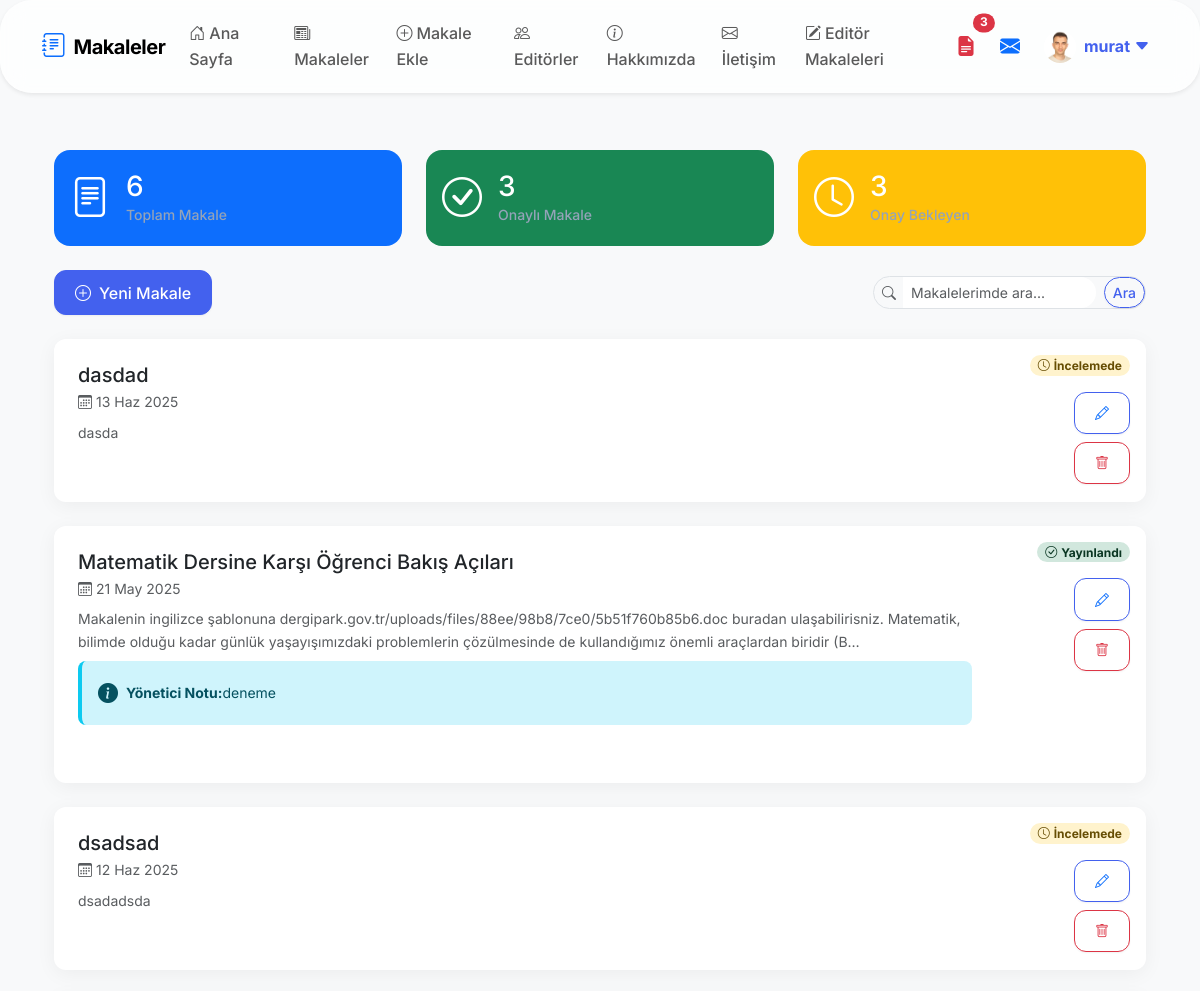
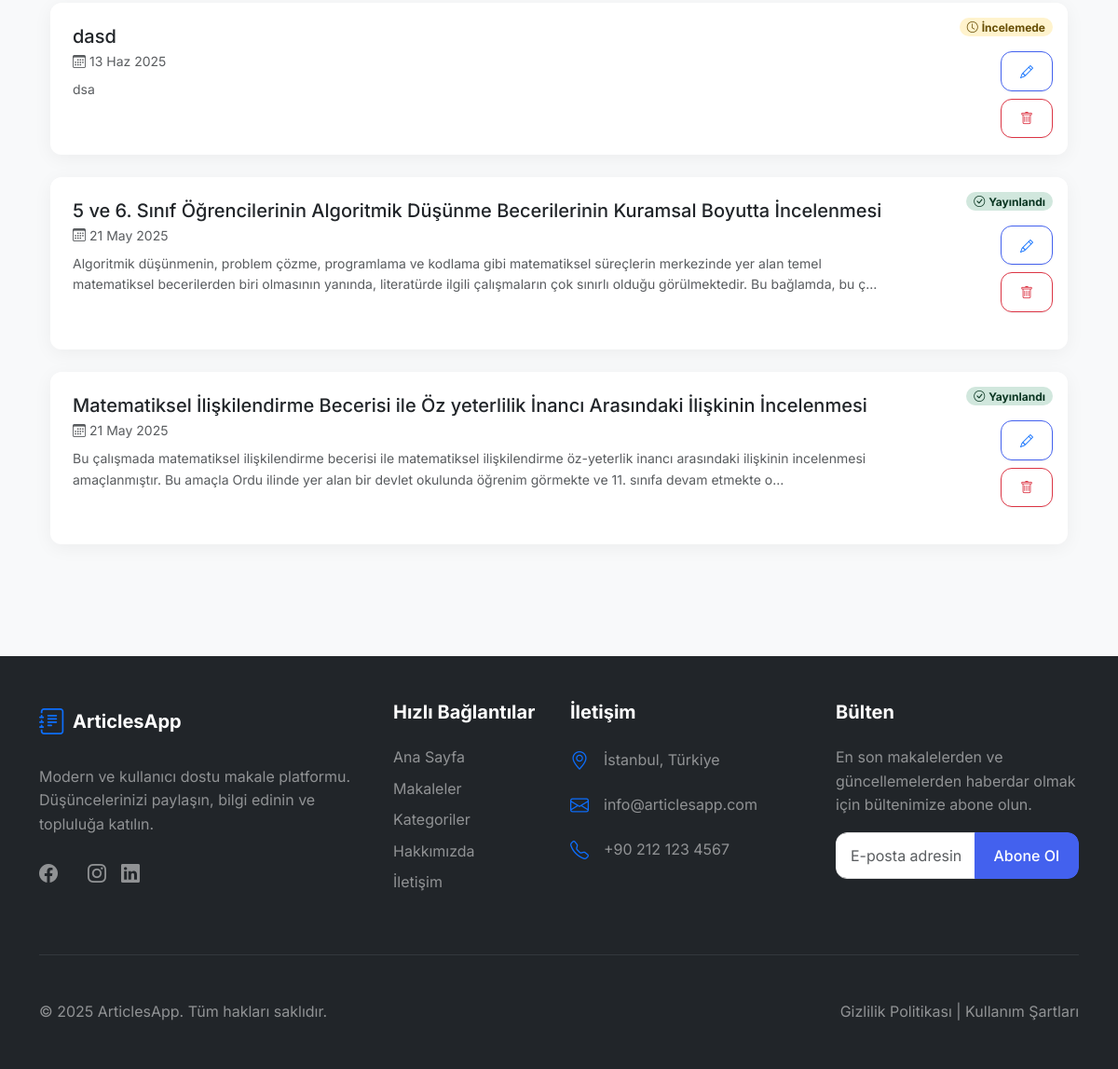
Before: /account/my-articles/ (signed in) with the older database file (2 pictures, top to bottom).
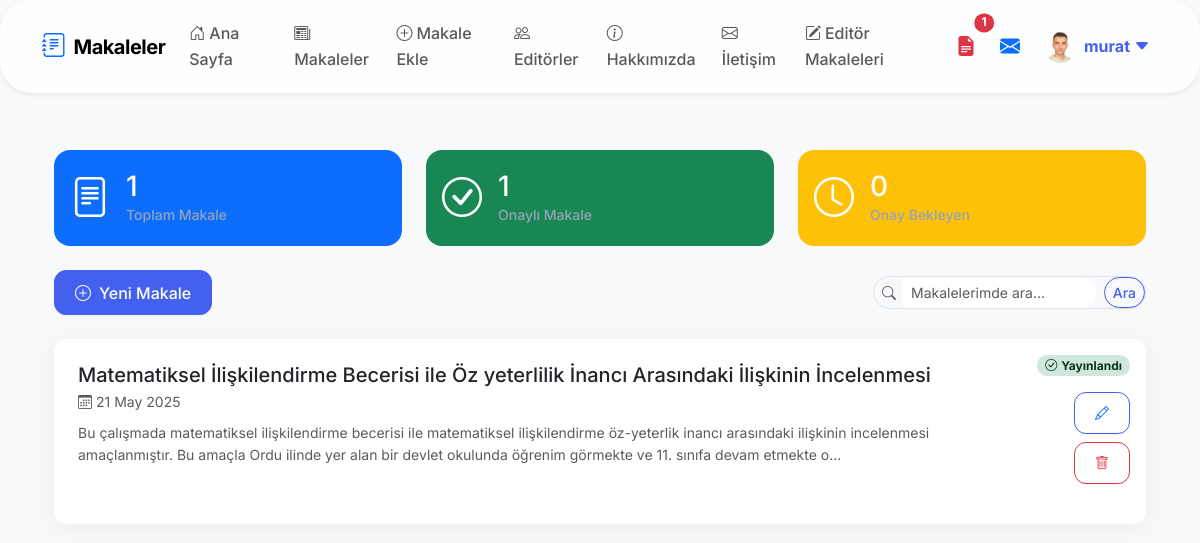
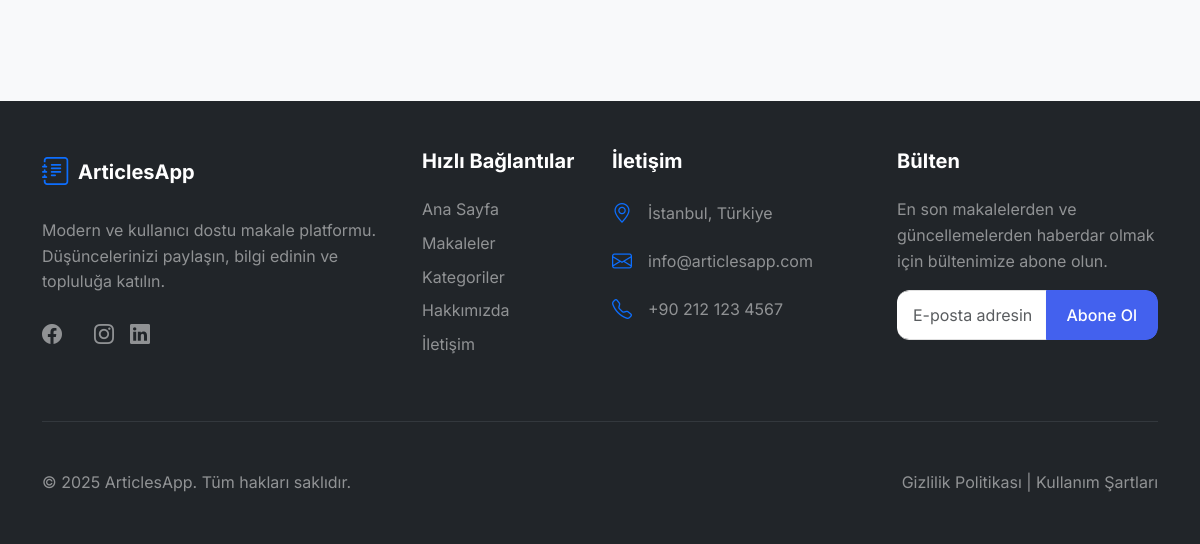
After: the same page with the newer database file (2 pictures, top to bottom).
### articles/models.py (models this page shows, shortened)
class Article(models.Model):
    title = models.CharField(max_length=200)
    description = models.TextField()
    image = models.ImageField(upload_to='articles', blank=True, null=True)
    file = models.FileField(
        upload_to=article_file_upload_to,
        blank=True,
        null=True,
        validators=[validate_pdf]
    )
    date = models.DateField(auto_now=True)
    isHome = models.BooleanField(default=False)
    slug = models.SlugField(null=False, blank=True, unique=True)
    categories = models.ManyToManyField("Category")
    author = models.ForeignKey(User, on_delete=models.CASCADE, null=True, blank=True)
    admin_note = models.TextField(blank=True, null=True)
    created_at = models.DateTimeField(auto_now_add=True)
    updated_at = models.DateTimeField(auto_now=True)
    is_admin_note_read_by_author = models.BooleanField(default=True)
    keywords = models.TextField(
        help_text="Anahtar kelimeleri virgülle ayırarak girin",
        blank=True,
        null=True
    )
    class Meta:
        ordering = ['-updated_at']

### account/views.py (the view, shortened to what this page needs)
# urls.py: path('my-articles/', views.my_articles, name='my_articles'),
@login_required
def my_articles(request):
    query = request.GET.get("q", "").strip()
    articles = Article.objects.filter(author=request.user)
    for article in articles:
        if article.keywords:
            article.keyword_list = [k.strip() for k in article.keywords.split(',') if k.strip()]
        else:
            article.keyword_list = []
    total_articles = articles.count()
    approved_articles = articles.filter(isHome=True).count()
    pending_articles = articles.filter(isHome=False).count()
    context = {
        'articles': articles,
        'total_articles': total_articles,
        'approved_articles': approved_articles,
        'pending_articles': pending_articles,
        'query': query
    }
    return render(request, 'account/my-articles.html', context)

### account/context_processors.py (called while the page is built)
def user_context(request):
    context = {}
    if request.user.is_authenticated:
        if request.user.is_superuser:
            context['is_admin'] = True
            context['draft_articles_count'] = Article.objects.filter(isHome=False).count()
        if hasattr(request.user, 'author') and request.user.author.editor_article:
            context['is_editor'] = True
            context['editor_draft_articles_count'] = Article.objects.filter(isHome=False).count()
    return context

### articles/context_processors.py (called while the page is built, shortened)
def unread_admin_notes_count(request):
    if request.user.is_authenticated:
        count = Article.objects.filter(author=request.user, is_admin_note_read_by_author=False).count()
        return {'unread_admin_notes_count': count}
    return {'unread_admin_notes_count': 0}

def admin_notifications(request):
    return {
        'unread_messages_count': 0,
        'draft_articles_count': 0
    }

### account/templates/account/my-articles.html (shortened to what the changed rows need)
{% extends 'layout.html' %}
{% load static %}
{% block css_file %}
<link rel="stylesheet" href="{% static 'account/css/style.css' %}">
{% endblock %}
{% block content %}
<div class="container py-4 animate__animated animate__fadeIn">
    <div class="row mb-4">
        <div class="col-md-4">
            <div class="stat-card bg-primary text-white rounded-4 p-3 slide-up">
                <div class="d-flex align-items-center">
                    <div>
                        <h3 class="stat-number mb-0">{{ total_articles }}</h3>
                        <p class="stat-label mb-0">Toplam Makale</p>
                    </div>
                </div>
            </div>
        </div>
        <div class="col-md-4">
            <div class="stat-card bg-success text-white rounded-4 p-3 slide-up">
                <div class="d-flex align-items-center">
                    <div>
                        <h3 class="stat-number mb-0">{{ approved_articles }}</h3>
                        <p class="stat-label mb-0">Onaylı Makale</p>
                    </div>
                </div>
            </div>
        </div>
        <div class="col-md-4">
            <div class="stat-card bg-warning text-white rounded-4 p-3 slide-up">
                <div class="d-flex align-items-center">
                    <div>
                        <h3 class="stat-number mb-0">{{ pending_articles }}</h3>
                        <p class="stat-label mb-0">Onay Bekleyen</p>
                    </div>
                </div>
            </div>
        </div>
    </div>
    <div class="row">
        {% if articles %}
            {% for article in articles %}
            <div class="col-12 mb-4">
                <div class="card modern-card hover-shadow slide-up">
                    <div class="card-body p-4 pb-6 d-flex flex-column flex-md-row align-items-md-start position-relative">
                        <div class="position-absolute top-0 end-0 mt-3 me-3 d-flex flex-column align-items-end">
                            {% if article.isHome %}
                                <span class="badge bg-success-subtle text-success-emphasis px-2 py-1 rounded-pill mb-2 status-badge">
                                    <i class="bi bi-check-circle me-1"></i>Yayınlandı
                                </span>
                            {% else %}
                                <span class="badge bg-warning-subtle text-warning-emphasis px-2 py-1 rounded-pill mb-2 status-badge">
                                    <i class="bi bi-clock me-1"></i>İncelemede
                                </span>
                            {% endif %}
                            <div class="d-flex flex-row flex-md-column gap-2 mt-2">
                                <a href="{% url 'articles:article_edit' article.slug %}" class="btn btn-sm btn-outline-primary" data-bs-toggle="tooltip" data-bs-placement="top" title="Düzenle">
                                    <i class="bi bi-pencil text-primary"></i>
                                </a>
                                <a href="{% url 'articles:article_delete' article.slug %}" class="btn btn-sm btn-outline-danger" data-bs-toggle="tooltip" data-bs-placement="top" title="Sil" onclick="return confirm('Bu makaleyi silmek istediğinize emin misiniz?');">
                                    <i class="bi bi-trash"></i>
                                </a>
                            </div>
                        </div>
                        <a href="{% url 'articles:article_details' article.slug %}" class="text-decoration-none text-dark mb-3 mb-md-0 article-content-link">
                            <h5 class="card-title mb-1 d-flex align-items-center">
                                <span class="text-truncate">{{ article.title }}</span>
                            </h5>
                            <small class="text-muted d-flex align-items-center mb-2">
                                <i class="bi bi-calendar3 me-1"></i>
                                {{ article.created_at|date:"d M Y" }}
                            </small>
                            <p class="card-text text-muted small mb-2">{{ article.description|truncatechars:250 }}</p>
                            {% if article.admin_note %}
                            <div class="d-flex align-items-center bg-info-subtle text-info-emphasis rounded-3 p-3 mt-2 mb-2 small border-start border-info border-4">
                                <i class="bi bi-info-circle-fill me-2 fs-5"></i>
                                <strong>Yönetici Notu:</strong> {{ article.admin_note }}
                            </div>
                            {% endif %}
                        </a>
                    </div>
                </div>
            </div>
            {% endfor %}
        {% endif %}
    </div>
</div>
{% endblock %}

### templates/partials/_nav.html (shortened to what the changed rows need)
{% load static %}
<nav class="navbar navbar-expand-lg navbar-light bg-white shadow-sm">
  <div class="container">
    <div class="collapse navbar-collapse" id="navbarNav">
      <ul class="navbar-nav">
        {% if user.is_authenticated %}
            {% if user.is_superuser %}
                {% if unread_messages_count > 0 %}
                <li class="nav-item me-2">
                    <a href="{% url 'pages:admin_contact' %}" class="nav-link position-relative">
                        <i class="bi bi-envelope-exclamation-fill fs-5 text-danger"></i>
                        <span class="position-absolute top-0 start-100 translate-middle badge rounded-pill bg-danger" style="z-index: 1; font-size: 0.75em; padding: .3em .6em; min-width: 1.5em; min-height: 1.5em; display: flex; align-items: center; justify-content: center;">
                            {{ unread_messages_count }}
                            <span class="visually-hidden">unread messages</span>
                        </span>
                    </a>
                </li>
                {% endif %}
                {% if draft_articles_count > 0 %}
                <li class="nav-item me-2">
                    <a href="{% url 'articles:article_list' %}" class="nav-link position-relative">
                        <i class="bi bi-file-earmark-text-fill fs-5 text-danger"></i>
                        <span class="position-absolute top-0 start-100 translate-middle badge rounded-pill bg-danger" style="z-index: 1; font-size: 0.75em; padding: .3em .6em; min-width: 1.5em; min-height: 1.5em; display: flex; align-items: center; justify-content: center;">
                            {{ draft_articles_count }}
                            <span class="visually-hidden">draft articles</span>
                        </span>
                    </a>
                </li>
                {% endif %}
            {% else %}
            {% if user.author.editor_article and editor_draft_articles_count > 0 %}
            <li class="nav-item me-2">
                <a href="{% url 'account:editor_articles' %}" class="nav-link position-relative">
                    <i class="bi bi-file-earmark-text-fill fs-5 text-danger"></i>
                    <span class="position-absolute top-0 start-100 translate-middle badge rounded-pill bg-danger" style="z-index: 1; font-size: 0.75em; padding: .3em .6em; min-width: 1.5em; min-height: 1.5em; display: flex; align-items: center; justify-content: center;">
                        {{ editor_draft_articles_count }}
                    </span>
                </a>
            </li>
            {% endif %}
            {% endif %}
        {% endif %}
      </ul>
    </div>
  </div>
</nav>
</body>
</html>

Changed rows visible on the page:
removed Article: isHome False (drawn), title "dasdad", created_at "13 Haz 2025", description "dasda"
removed Article: isHome True (drawn), title "Matematik Dersine Karşı Öğrenci Bakış Açıları", created_at "21 May 2025", description "Makalenin ingilizce şablonuna dergipark.gov.tr/uploads/files/88ee/98b8/7ce0/5b51f760b85b6.doc buradan ulaşabilirisniz. Matematik, bilimde olduğu kadar günlük yaşayışımızdaki problemlerin çözülmesinde de kullandığımız önemli araçlardan biridir (B…", admin_note "deneme"
removed Article: isHome False (drawn), title "dsadsad", created_at "12 Haz 2025", description "dsadadsda"
removed Article: isHome False (drawn), title "dasd", created_at "13 Haz 2025", description "dsa"
removed Article: isHome True (drawn), title "5 ve 6. Sınıf Öğrencilerinin Algoritmik Düşünme Becerilerinin Kuramsal Boyutta İncelenmesi", created_at "21 May 2025", description "Algoritmik düşünmenin, problem çözme, programlama ve kodlama gibi matematiksel süreçlerin merkezinde yer alan temel matematiksel becerilerden biri olmasının yanında, literatürde ilgili çalışmaların çok sınırlı olduğu görülmektedir. Bu bağlamda, bu ç…"
Other visible differences:
{{ editor_draft_articles_count }}: "3" → "1"
{{ total_articles }}: "6" → "1"
{{ approved_articles }}: "3" → "1"
{{ pending_articles }}: "3" → "0"
